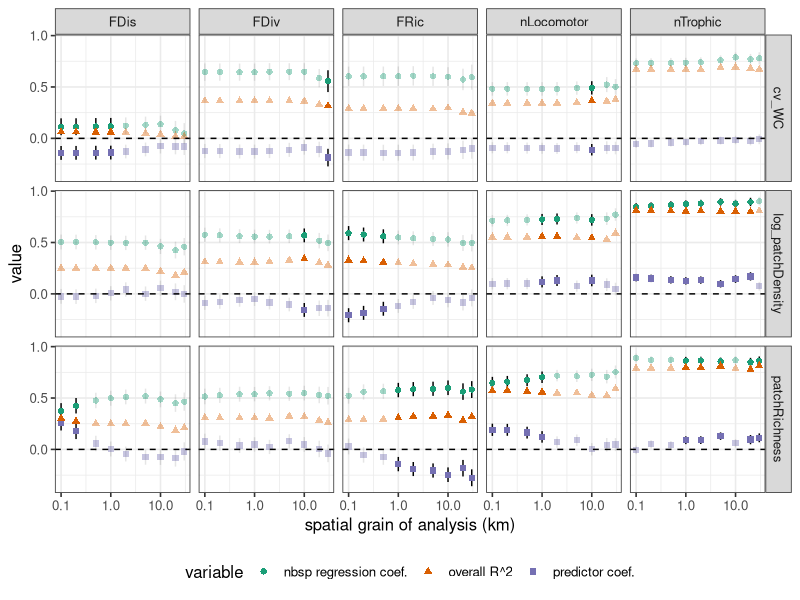

This figure's R source: (Note: this script raises an error after producing the figure.)
library(tidyverse)
func <- read.csv(file = "DATA/full_heterogeneity_functional_dataset.csv", header=T)
func$log_nPatches <- log10(func$nPatches)
func$log_area <- log10(func$area)
func[func==-Inf] <- NA
func$cv_WC <- func$stddev_WC/func$mean_WC
func$log_patchDensity <- log10(func$nPatches/func$area)



nested_func <- 
  func %>% 
  group_by(analysis_scale) %>% 
  nest() %>%
  arrange(analysis_scale)
rm(func)
nested_func <- mutate(nested_func, 
                      FDiv_patchDensity_model = map(data, function(df) lm(scale(FDiv) ~ scale(log_patchDensity) + scale(nbsp) , data=df)),
                      FDiv_CVwc_model =  map(data, function(df) lm(scale(FDiv) ~ scale(cv_WC) + scale(nbsp) , data=df)),
                      FDiv_patchRichness_model =  map(data, function(df) lm(scale(FDiv) ~ scale(patchRichness) + scale(nbsp) , data=df)),
                      
                      FRic_patchDensity_model = map(data, function(df) lm(scale(FRic) ~ scale(log_patchDensity) + scale(nbsp) , data=df)),
                      FRic_CVwc_model =  map(data, function(df) lm(scale(FRic) ~ scale(cv_WC) + scale(nbsp) , data=df)),
                      FRic_patchRichness_model =  map(data, function(df) lm(scale(FRic) ~ scale(patchRichness) + scale(nbsp) , data=df)),
                      
                      FDis_patchDensity_model = map(data, function(df) lm(scale(FDis) ~ scale(log_patchDensity) + scale(nbsp) , data=df)),
                      FDis_CVwc_model =  map(data, function(df) lm(scale(FDis) ~ scale(cv_WC) + scale(nbsp) , data=df)),
                      FDis_patchRichness_model =  map(data, function(df) lm(scale(FDis) ~ scale(patchRichness) + scale(nbsp) , data=df)),
                      
                      nLocomotor_patchDensity_model = map(data, function(df) lm(scale(nLocomotor) ~ scale(log_patchDensity) + scale(nbsp) , data=df)),
                      nLocomotor_CVwc_model =  map(data, function(df) lm(scale(nLocomotor) ~ scale(cv_WC) + scale(nbsp) , data=df)),
                      nLocomotor_patchRichness_model =  map(data, function(df) lm(scale(nLocomotor) ~ scale(patchRichness) + scale(nbsp) , data=df)),
                      
                      nTrophic_patchDensity_model = map(data, function(df) lm(scale(nTrophic) ~ scale(log_patchDensity) + scale(nbsp) , data=df)),
                      nTrophic_CVwc_model =  map(data, function(df) lm(scale(nTrophic) ~ scale(cv_WC) + scale(nbsp) , data=df)),
                      nTrophic_patchRichness_model =  map(data, function(df) lm(scale(nTrophic) ~ scale(patchRichness) + scale(nbsp) , data=df))
                      )


extract_coefs <- function(mod) {
  #function to extract predictor coef and se plus covariate (nbsp), as well as predictor coef and se
  # plus p values and overall r^2
  stopifnot("lm" %in% class(mod))
  
  #turn the call into character vector so we can extract stuff from it
  call_ch <- as.character(mod$call)[2]
  #remove nbsp part because its always last and we don't need it
  call_ch <- gsub(" \\+ scale\\(nbsp\\)", "", call_ch)
  #remove the scale() part
  response_pred <- gsub("\\)", "", 
                    gsub("scale\\(","", 
                         strsplit(call_ch, " ~ ")[[1]]
                         )
                    )
  mod_summary <- summary(mod)
  return(
    data.frame(
      response = response_pred[1],
      predictor = response_pred[2],
      predictor_coef = mod_summary$coefficients[2,1],
      predictor_se= mod_summary$coefficients[2,2],
      covariate_coef = mod_summary$coefficients[3,1],
      covariate_se = mod_summary$coefficients[3,2],
      predictor_p = mod_summary$coefficients[2,4],
      covariate_p = mod_summary$coefficients[3,4], 
      overall_r2 = mod_summary$r.squared
    )
  )
  
  }

results <- lapply(1:nrow(nested_func), FUN=function(i) {
  var_col_indices <- which(!names(nested_func) %in% c("analysis_scale", "data"))
  lapply(var_col_indices, FUN=function(j) {
    result <- extract_coefs(nested_func[i,j][[1]][[1]])
    result$analysis_scale <- nested_func[i,"analysis_scale"][[1]]
    return(result)
  })
})

results <- lapply(results, FUN=function(x){
  return(do.call(rbind, x))
})

results <- do.call(rbind, results)

levels(results$predictor) <- c("patchDensity", "CV woody cover", "patchRichness")

results$predictor_alpha <- as.numeric(results$predictor_p<=0.05)
results$predictor_alpha[results$predictor_alpha==0] <- 0.4
results$covariate_alpha <- as.numeric(results$covariate_p<=0.05)
results$covariate_alpha[results$covariate_alpha==0] <- 0.4

theme_set(theme_bw(12))


forGG <- gather(results, key="variable", value="value", predictor_coef, covariate_coef, overall_r2)
regParams <- ggplot(forGG) + 
  geom_segment(data=results, aes(x=analysis_scale/1000, xend=analysis_scale/1000, y=predictor_coef - predictor_se, yend=predictor_coef + predictor_se, alpha=predictor_alpha)) + 
  geom_segment(data=results, aes(x=analysis_scale/1000, xend=analysis_scale/1000, y=covariate_coef - covariate_se, yend=covariate_coef + covariate_se,alpha=predictor_alpha)) + 
  geom_point(aes(x=analysis_scale/1000, y=value, shape=variable, color=variable), size=1.8, alpha=rep(results$predictor_alpha,3)) + 
  facet_grid(predictor~response) + 
  geom_hline(yintercept = 0, linetype="dashed") + 
  labs(x="spatial grain of analysis (km)", y="value") + 
  scale_x_continuous(trans = "log10") + 
  theme(legend.position = "bottom") + 
  scale_color_manual(values=c("#1b9e77", "#d95f02","#7570b3"), labels=c("nbsp regression coef.", "overall R^2", "predictor coef.")) + 
  scale_shape(labels=c("nbsp regression coef.", "overall R^2", "predictor coef.")) +  
  scale_alpha(guide="none")
ggsave("FIGURES/Fig4_regression_parameters.pdf",plot = regParams,  height=5, width=8)


write.table(dplyr::select(results, -predictor_alpha, -covariate_alpha), file="./TABLES/regression_results_table.csv", row.names = F, sep=",")


